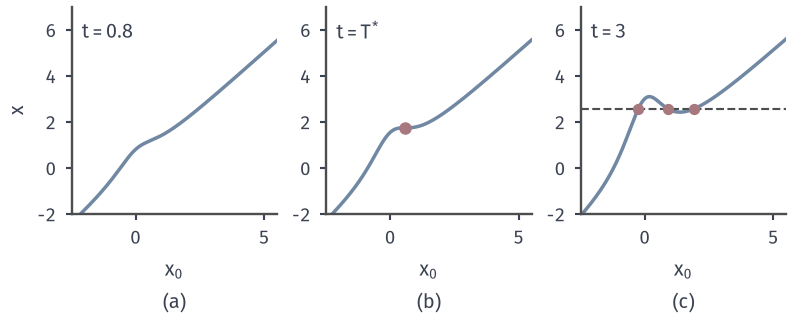

Here is the Python script that generated this plot:
from pathlib import Path
import sys
ROOT = next(p for p in Path(__file__).resolve().parents if (p/'build.sh').is_file() and (p/'tex/book.tex').is_file())
sys.path.insert(0, str(ROOT/'figures/06-differential-equations/02-partial-differential-equations/matplotlib/cons-common'))
from cons_common import *
# Target: the map x0 -> x0+t u0(x0) is increasing before T*, has a flat point at T*, and folds after T*.
fig, axs = figure(width_mm=112, height_mm=46, ncols=3)
s=np.linspace(-2.5,5.5,1000)
for ax,t,l in zip(axs,(.8,TSTAR,3),'abc'):
    style(ax); X=s+t*bump(s); ax.plot(s,X,color=BLUE,lw=1.4)
    ax.set_xlim(-2.5,5.5); ax.set_ylim(-2,7); sub(ax,l,'$x_0$')
axs[0].set_ylabel('$x$')
x0=1/np.sqrt(3); axs[1].plot([x0],[XSTAR],'o',ms=4,color=RED,zorder=4)
ax=axs[2]; y=2.55; ax.axhline(y,color=LINE,lw=.85,ls='--')
X=s+3*bump(s); sg=np.where(np.diff(np.sign(X-y)))[0]
for i in sg:
    ax.plot([s[i]],[y],'o',ms=3.5,color=RED,zorder=4)
axs[0].text(-2.1,5.6,'$t=0.8$'); axs[1].text(-2.1,5.6,'$t=T^{*}$'); axs[2].text(-2.1,5.6,'$t=3$')
save(fig, HERE(__file__), 'figure', {'formula':'X_t(x0)=x0+t/(1+x0^2), t=0.8,T*,3'})
